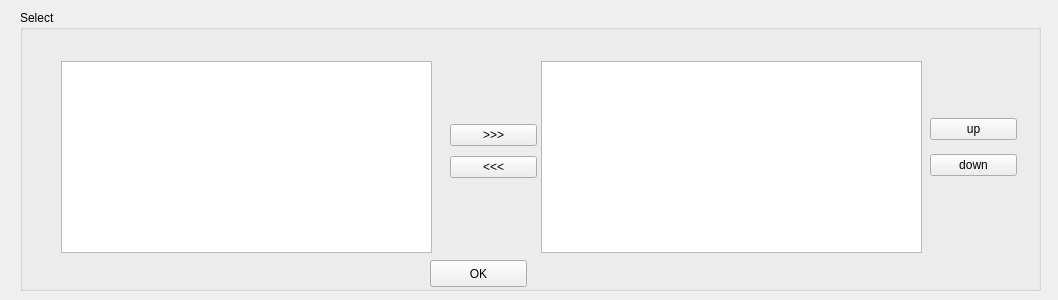
<?xml version="1.0" encoding="UTF-8"?>
<ui version="4.0">
 <class>TwoListSelector</class>
 <widget class="QWidget" name="TwoListSelector">
  <property name="geometry">
   <rect>
    <x>0</x>
    <y>0</y>
    <width>1058</width>
    <height>300</height>
   </rect>
  </property>
  <property name="windowTitle">
   <string>Form</string>
  </property>
  <widget class="QGroupBox" name="groupBox">
   <property name="geometry">
    <rect>
     <x>20</x>
     <y>10</y>
     <width>1021</width>
     <height>281</height>
    </rect>
   </property>
   <property name="title">
    <string>Select</string>
   </property>
   <widget class="QWidget" name="layoutWidget">
    <property name="geometry">
     <rect>
      <x>910</x>
      <y>100</y>
      <width>87</width>
      <height>76</height>
     </rect>
    </property>
    <layout class="QVBoxLayout" name="verticalLayout">
     <property name="sizeConstraint">
      <enum>QLayout::SetMinimumSize</enum>
     </property>
     <item>
      <widget class="QPushButton" name="pushUp">
       <property name="text">
        <string>up</string>
       </property>
      </widget>
     </item>
     <item>
      <widget class="QPushButton" name="pushDown">
       <property name="text">
        <string>down</string>
       </property>
      </widget>
     </item>
    </layout>
   </widget>
   <widget class="QWidget" name="layoutWidget_2">
    <property name="geometry">
     <rect>
      <x>430</x>
      <y>110</y>
      <width>87</width>
      <height>62</height>
     </rect>
    </property>
    <layout class="QVBoxLayout" name="verticalLayout_2">
     <item>
      <widget class="QPushButton" name="pushRight">
       <property name="text">
        <string>&gt;&gt;&gt;</string>
       </property>
      </widget>
     </item>
     <item>
      <widget class="QPushButton" name="pushLeft">
       <property name="text">
        <string>&lt;&lt;&lt;</string>
       </property>
      </widget>
     </item>
    </layout>
   </widget>
   <widget class="QListWidget" name="listAvailable">
    <property name="geometry">
     <rect>
      <x>41</x>
      <y>51</y>
      <width>371</width>
      <height>192</height>
     </rect>
    </property>
   </widget>
   <widget class="QListWidget" name="listSelected">
    <property name="geometry">
     <rect>
      <x>521</x>
      <y>51</y>
      <width>381</width>
      <height>192</height>
     </rect>
    </property>
   </widget>
   <widget class="QPushButton" name="pushOK">
    <property name="geometry">
     <rect>
      <x>410</x>
      <y>250</y>
      <width>97</width>
      <height>27</height>
     </rect>
    </property>
    <property name="text">
     <string>OK</string>
    </property>
   </widget>
  </widget>
 </widget>
 <resources/>
 <connections/>
</ui>
